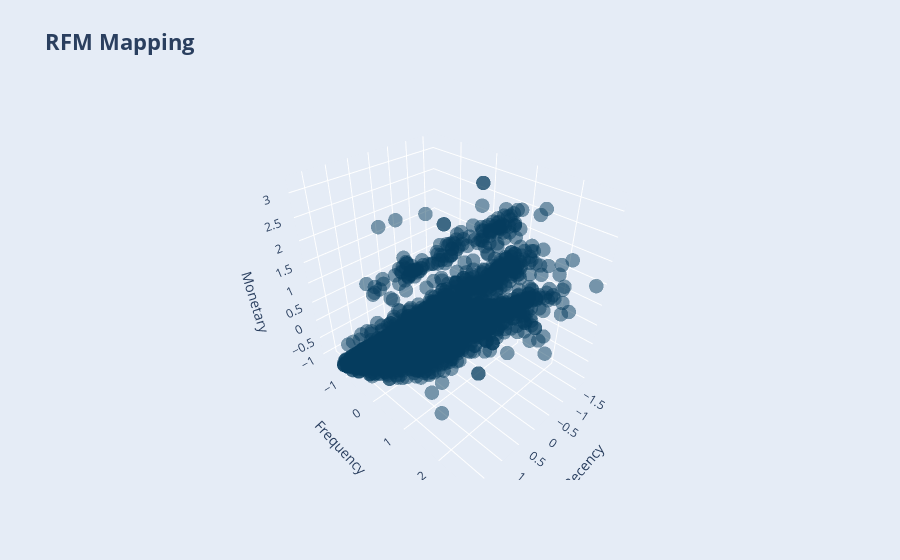

Here is the notebook cell this chart was saved with:
### Code cell
fig = px.scatter_3d(df_rfm_scaled, x='Recency', y='Frequency', z='Monetary',
                    title='<b>RFM Mapping</b>',
                    opacity=0.5,color_discrete_sequence=['rgb(5, 60, 94)'])

fig.update_traces(marker_size=5)

fig.update_layout(paper_bgcolor='rgb(229, 236, 246)', title_font_size=22)

fig.show()

### Figure 1 — Plotly figure (JSON) as saved in the notebook; plotly's stock layout.template omitted (floating-point values rounded to 4 significant figures; data arrays with more than 128 entries replaced by an {"elided": "..."} marker saying what was removed)
{"data": [{"hovertemplate": "Recency=%{x}<br>Frequency=%{y}<br>Monetary=%{z}<extra></extra>", "legendgroup": "", "marker": {"color": "rgb(5, 60, 94)", "opacity": 0.5, "size": 5, "symbol": "circle"}, "mode": "markers", "name": "", "scene": "scene", "showlegend": false, "type": "scatter3d", "x": {"elided": "2240 float values"}, "y": {"elided": "2240 float values"}, "z": {"elided": "2240 float values"}}], "layout": {"legend": {"tracegroupgap": 0}, "paper_bgcolor": "rgb(229, 236, 246)", "scene": {"domain": {"x": [0, 1], "y": [0, 1]}, "xaxis": {"title": {"text": "Recency"}}, "yaxis": {"title": {"text": "Frequency"}}, "zaxis": {"title": {"text": "Monetary"}}}, "title": {"font": {"size": 22}, "text": "<b>RFM Mapping</b>"}}}
